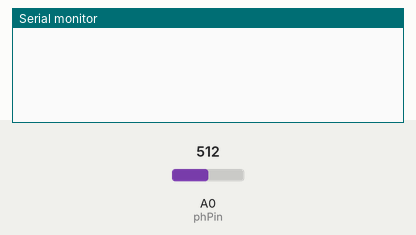
Recording of a sketch running on a simulated Arduino Uno, built with avr-gcc and run on an emulated ATmega328P. Shown: the last lines printed to the serial monitor. The inputs (shaded band) are chosen by the test bench; at power-on: A0 (phPin) = 512.

Above: at 1.8 s.
1.9 s: A0 (phPin) set to 529
At 2.7 s:
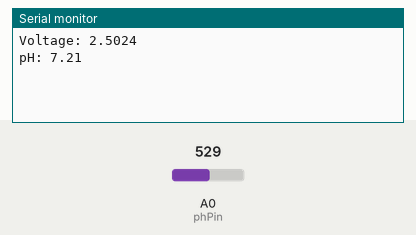
4.4 s: A0 (phPin) set to 511
At 5.7 s:
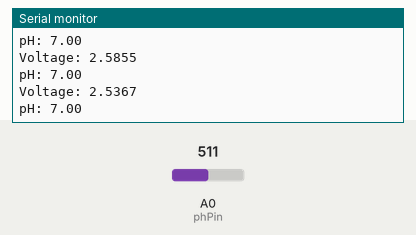
5.9 s: A0 (phPin) set to 716
At 6.7 s:
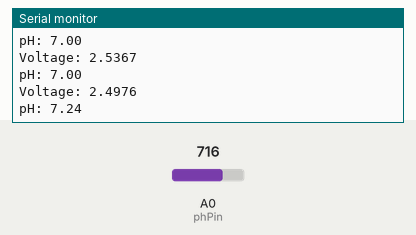
8.9 s: A0 (phPin) set to 306
At 9.4 s:
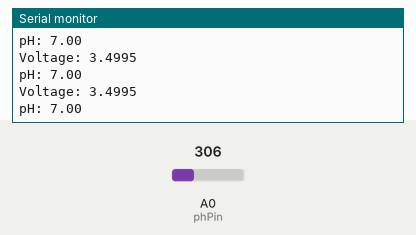
Timing chart, 0 to 11.9 s (numbered marks = the images above; inputs shaded):
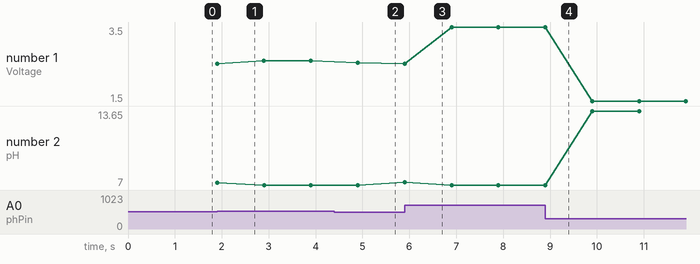

The sketch:

pH_Measurement_Dual_Slope.ino
```cpp
/*
  pH Measurement by Dual Slope

      The output voltage of the sensor is converted by ADC to obtain the ph value.
  pH 7 - pH 10
  pH 7 - pH 4

  Created 3 Dec. 2019
  by Yi-Xuan Wang

  References:
  https://en.wikipedia.org/wiki/PH_meter
*/

/*--- Preprocessor ---*/
#define phPin A0 // pH meter ADC pin

#define N 800    // Measurment sampling number for smoothing

/*--- Constants ---*/
const unsigned long baudSpeed = 115200;               // Sets the data rate in bits per second (baud) for serial data transmission
const unsigned long period = 1000;                    // The value is a number of milliseconds

const byte vIn = 5;                                   // Supply voltage from Arduino
const byte resBits = 10;                              // Resolution of ADC (10 bits)
const float vConv = vIn / (pow(2.0, resBits) - 1.0);  // Voltage of ADC level (2^bits)

const float nrPh = 7.0;             // Neutral pH
const float offSet = 2.535;         // Reference output voltage of pH 7
const float phStep4  = 0.178666667; // pH 7: 2.535 V, pH 4: 3.071 V, (3.071 - 2.535) / 3
const float phStep10 = 0.156333333; // pH 7: 2.535 V, pH 10: 2.066 V, (2.535 - 2.066) / 3
/*--- Global Variables ---*/
unsigned long startTime;    // Start time
unsigned long currentTime;  // Current time

float vOut;                 // Output of the ADC
float phValue;              // Value of pH

/*--- Function Prototype ---*/
float phCal(float );
void phMeas(byte );
void setup(void);
void loop(void);

/*--- Functions Definition ---*/
// Implementation of pH Calculation
float phCal(float volt) {
  if (volt > offSet) {   // Acidic
      phValue = nrPh + ((offSet - volt) / phStep4);
  } if (volt < offSet) { // Basic
      phValue = nrPh + ((offSet - volt) / phStep10);
  } else { // Neutral
      phValue = nrPh;
  }

  return phValue;
}

// pH Sensor
void phMeas(byte signalPin) {  // Read analog signals, and converts into digtal signals
  for (unsigned int i = 0; i < N; ++i) {    // Get samples for smooth the value
    vOut = vOut + analogRead(signalPin);
    delay(1);                               // delay in between reads for stability
  }
  vOut = (vOut * vConv) / N;                // ADC of voltage meter output voltage

  /*--- Convert the output voltage into pH value ---*/
  phValue = phCal(vOut);                    // Calculate pH

  if (isinf(phValue) || isnan(phValue)) {
    phValue = -1;
  }
}

/*--- Initialization ---*/
void setup(void) {
  Serial.begin(baudSpeed);  // Initializes serial port
  pinMode(phPin, INPUT);    // Initializes potentiometer pin
  startTime = millis();     // Initial start time

  // pH Sensor Initialization
  vOut = 0.0;
  phValue = 0.0;
}

/*--- Measurement ---*/
void loop(void) {
  // Every second, calculate and print the measured value
  currentTime = millis();                     // Get the current "time"

  if ((currentTime - startTime) >= period) {  // Test whether the period has elapsed
    // pH Sensor
    phMeas(phPin);

    /*--- Sensor prompt ---*/
    Serial.print("Voltage: ");
    Serial.println(vOut, 4);
    Serial.print("pH: ");
    Serial.println(phValue, 2);

    /*--- System Return ---*/
    startTime = currentTime;  // Save the start time of the current state
  } else {
    return;
  }
}
```

Measured:
- the behaviour switches between 518 and 519 on A0 (phPin) (found by bisection; images 0 and 1)
- after the input at 4.4 s, the serial monitor: prints a new line after 0.50 s (image 2)
- plotted number 1: 2.5 → 2.59 after the input at 1.9 s, 2.59 → 2.5 after the input at 4.4 s, 2.5 → 3.5 after the input at 5.9 s, 3.5 → 1.5 after the input at 8.9 s
- plotted number 2: 7 → 13.65 after the input at 8.9 s
